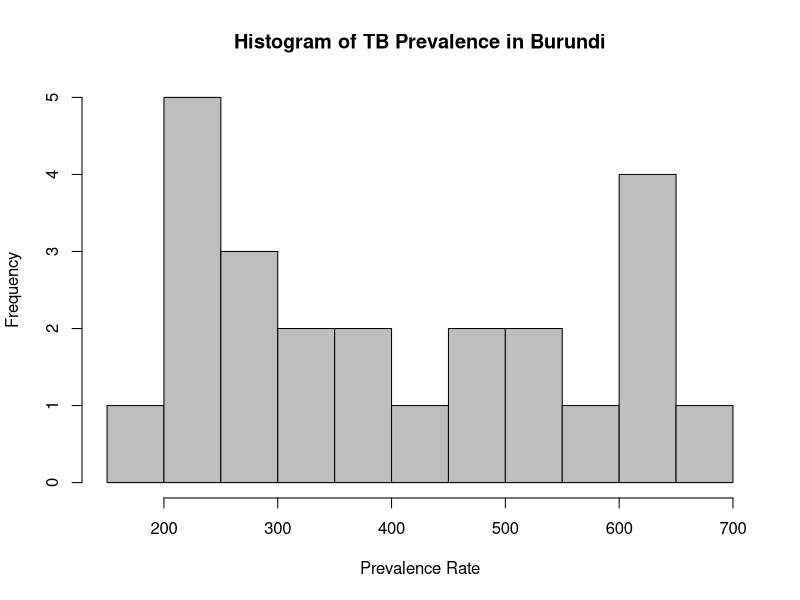
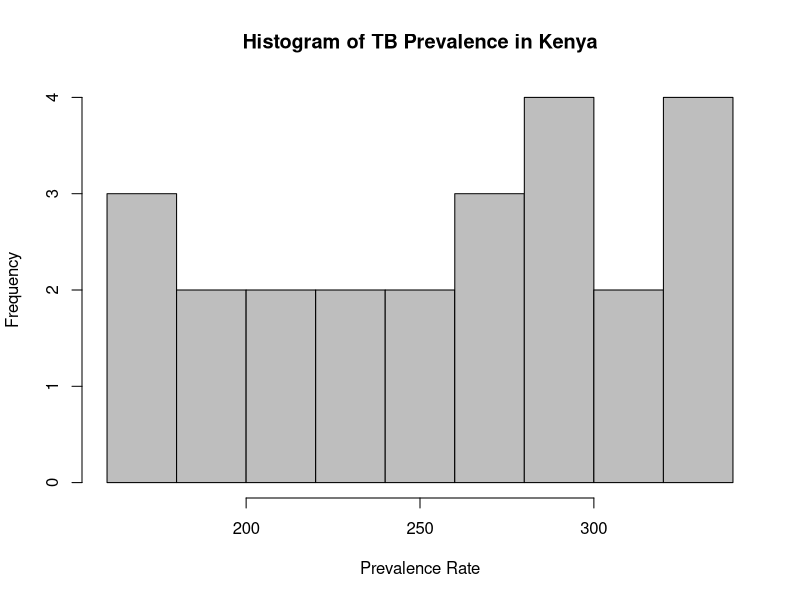
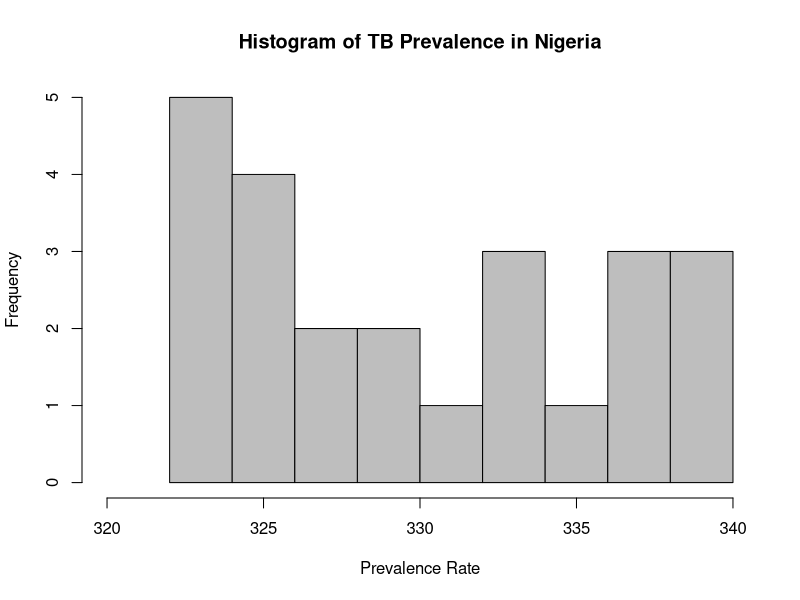
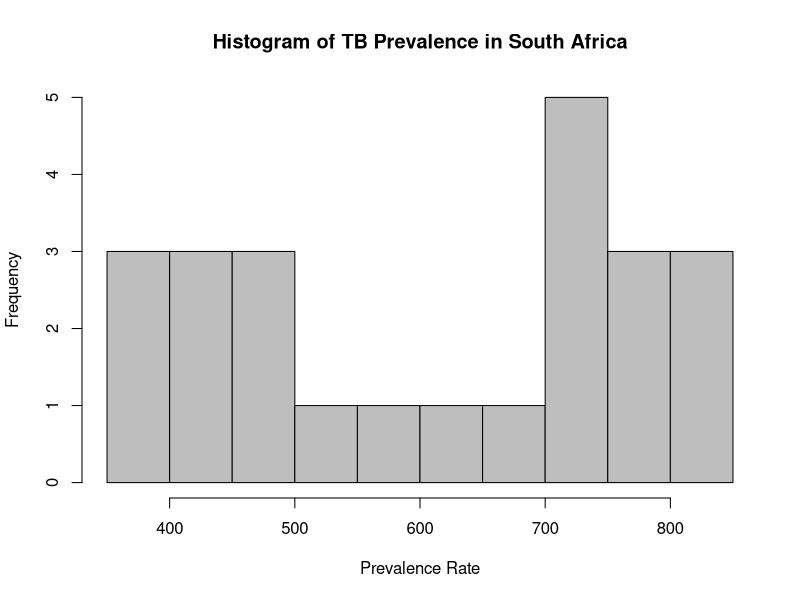
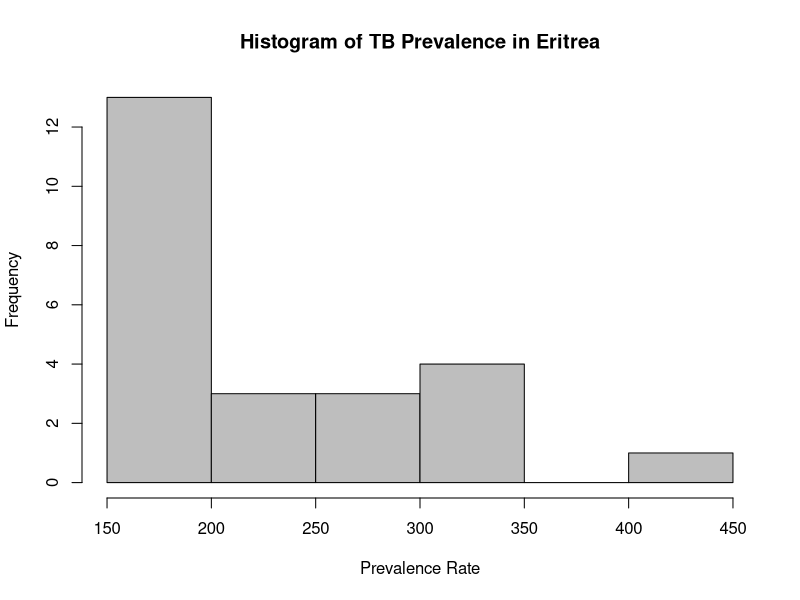
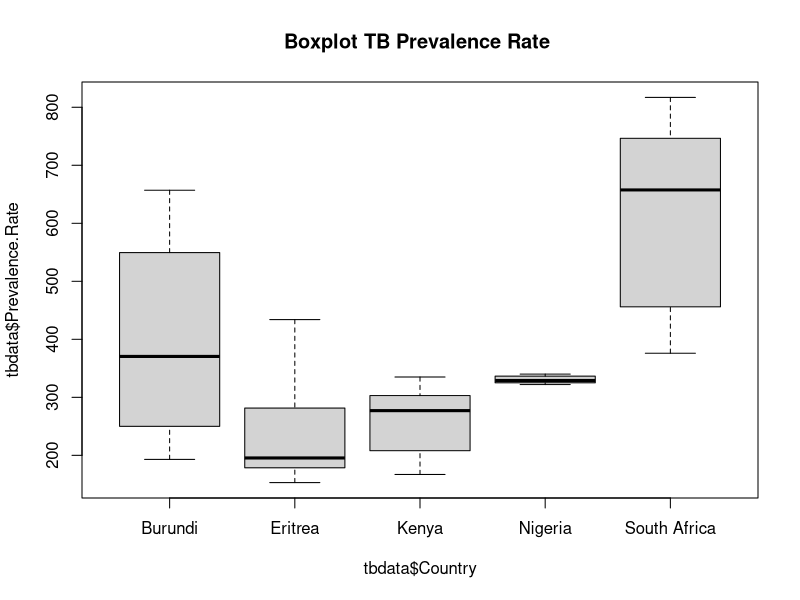
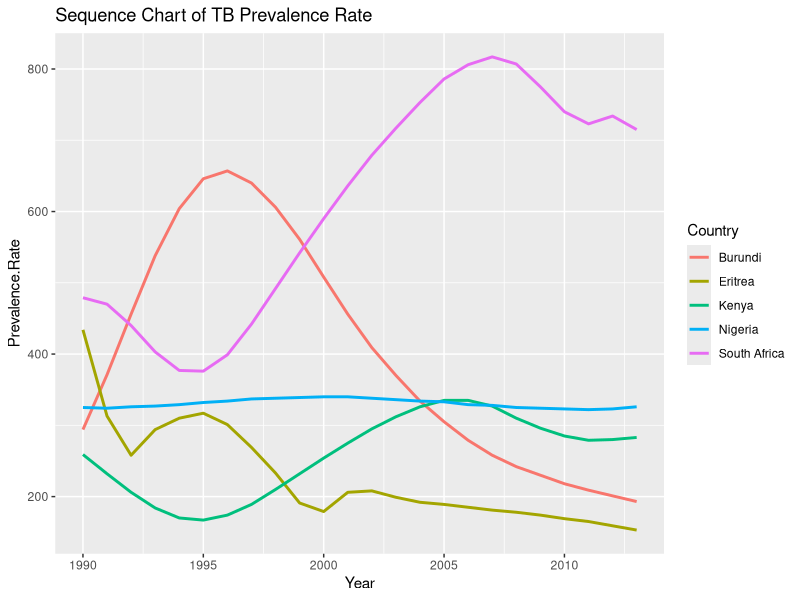
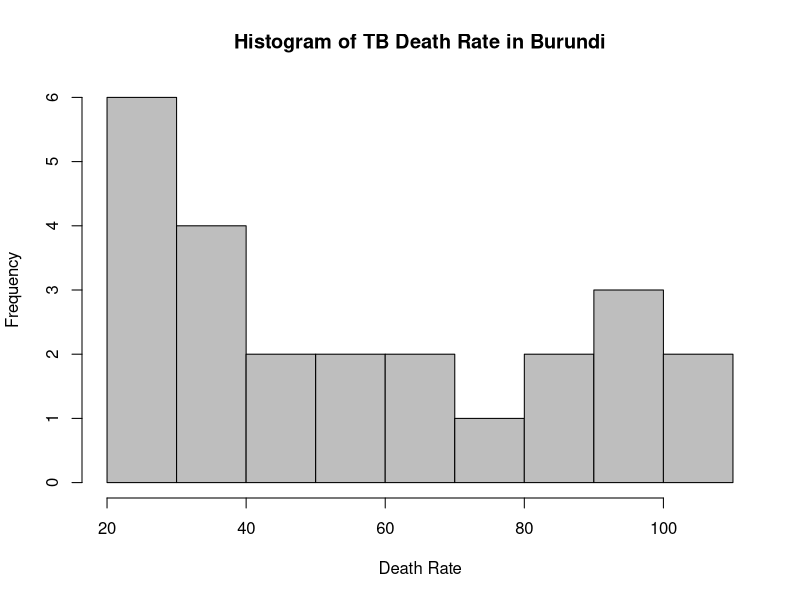

Generate these figures, in order, with R:
## ---- chunk 1
library(ggplot2)
library(forecast)
library(tseries)
## ---- chunk 2
tbdata<- read.csv("tbdata.csv")
## ---- chunk 3
str(tbdata)
head(tbdata)
tail(tbdata)
summary(tbdata)
## ---- chunk 4
hist(tbdata$Prevalence.Rate[tbdata$Country=="Burundi"], col = "grey", xlab = "Prevalence Rate", main = "Histogram of TB Prevalence in Burundi", breaks = 10)
hist(tbdata$Prevalence.Rate[tbdata$Country=="Kenya"], col = "grey", xlab = "Prevalence Rate", main = "Histogram of TB Prevalence in Kenya", breaks = 10)
hist(tbdata$Prevalence.Rate[tbdata$Country=="Nigeria"], col = "grey", xlab = "Prevalence Rate", main = "Histogram of TB Prevalence in Nigeria", breaks = 10, xlim = c(320,340))
hist(tbdata$Prevalence.Rate[tbdata$Country=="South Africa"], col = "grey", xlab = "Prevalence Rate", main = "Histogram of TB Prevalence in South Africa", breaks = 10)
hist(tbdata$Prevalence.Rate[tbdata$Country=="Eritrea"], col = "grey", xlab = "Prevalence Rate", main = "Histogram of TB Prevalence in Eritrea", breaks = 10)
boxplot(tbdata$Prevalence.Rate~tbdata$Country, main = "Boxplot TB Prevalence Rate ")
ggplot(data=tbdata,aes(x=Year, y=Prevalence.Rate, colour=Country)) +geom_line(size = 1)+ labs(title="Sequence Chart of TB Prevalence Rate")
# ggplot(data=tbdata, aes(Prevalence.Rate[Country=="Burundi"])) + 
#   geom_histogram(col="red",fill="green",alpha = .2) + labs(title="Histogram for Prevalence Rate in Burundi") + labs(x="Prevalence Rate", y="Frequency")
## ---- chunk 5
hist(tbdata$Death.Rate[tbdata$Country=="Burundi"], col = "grey", xlab = "Death Rate", main = "Histogram of TB Death Rate in Burundi", breaks = 10)
hist(tbdata$Death.Rate[tbdata$Country=="Kenya"], col = "grey", xlab = "Death Rate", main = "Histogram of TB Death Rate in Kenya", breaks = 9)
hist(tbdata$Death.Rate[tbdata$Country=="Nigeria"], col = "grey", xlab = "Death Rate", main = "Histogram of TB Death Rate in Nigeria", breaks = 10)
hist(tbdata$Death.Rate[tbdata$Country=="South Africa"], col = "grey", xlab = "Death Rate", main = "Histogram of TB Death Rate in South Africa", breaks = 10)
hist(tbdata$Death.Rate[tbdata$Country=="Eritrea"], col = "grey", xlab = "Death Rate", main = "Histogram of TB Death Rate in Eritrea", breaks = 10)
boxplot(tbdata$Death.Rate~tbdata$Country,main = "Boxplot TB Death Rate ")
ggplot(data=tbdata,aes(x=Year, y=Death.Rate, colour=Country)) +geom_line(size = 1)+labs(title= "Sequence Chart of TB Death Rate")
## ---- chunk 6
hist(tbdata$Incidence.Rate[tbdata$Country=="Burundi"], col = "grey", xlab = "Incidence Rate", main = "Histogram of TB Incidence Rate in Burundi", breaks = 10)
hist(tbdata$Incidence.Rate[tbdata$Country=="Kenya"], col = "grey", xlab = "Incidence Rate", main = "Histogram of TB Incidence Rate in Kenya", breaks = 9)
hist(tbdata$Incidence.Rate[tbdata$Country=="Nigeria"], col = "grey", xlab = "Incidence Rate", main = "Histogram of TB Incidence Rate in Nigeria", breaks = 10)
hist(tbdata$Incidence.Rate[tbdata$Country=="South Africa"], col = "grey", xlab = "Incidence Rate", main = "Histogram of TB Incidence Rate in South Africa", breaks = 10)
hist(tbdata$Incidence.Rate[tbdata$Country=="Eritrea"], col = "grey", xlab = "Incidence Rate", main = "Histogram of TB Incidence Rate in Eritrea", breaks = 10)
boxplot(tbdata$Incidence.Rate~tbdata$Country, main = "Boxplot TB Incidence Rate ")
ggplot(data=tbdata,aes(x=Year, y=Incidence.Rate, colour=Country)) +geom_line(size = 1)+labs(title= "Sequence Chart of TB Incidence Rate")
## ---- chunk 7
hist(tbdata$Detection.Rate[tbdata$Country=="Burundi"], col = "grey", xlab = "Detection Rate", main = "Histogram of TB Detection Rate in Burundi", breaks = 10)
hist(tbdata$Detection.Rate[tbdata$Country=="Kenya"], col = "grey", xlab = "Detection Rate", main = "Histogram of TB Detection Rate in Kenya", breaks = 15)
hist(tbdata$Detection.Rate[tbdata$Country=="Nigeria"], col = "grey", xlab = "Detection Rate", main = "Histogram of TB Detection Rate in Nigeria", breaks = 15)
hist(tbdata$Detection.Rate[tbdata$Country=="South Africa"], col = "grey", xlab = "Detection Rate", main = "Histogram of TB Detection Rate in South Africa", breaks = 15)
hist(tbdata$Detection.Rate[tbdata$Country=="Eritrea"], col = "grey", xlab = "Detection Rate", main = "Histogram of TB Incidence Rate in Eritrea")
boxplot(tbdata$Detection.Rate~tbdata$Country,main = "Boxplot TB Detection Rate ")
ggplot(data=tbdata,aes(x=Year, y=Detection.Rate, colour=Country)) +geom_line(size = 1)+labs(title= "Sequence Chart of TB Detection Rate")
## ---- chunk 8
hist(tbdata$Success.Rate[tbdata$Country=="Burundi"], col = "grey", xlab = "Success Rate", main = "Histogram of TB Success Rate in Burundi", breaks = 10)
hist(tbdata$Success.Rate[tbdata$Country=="Kenya"], col = "grey", xlab = "Success Rate", main = "Histogram of TB Success Rate in Kenya", breaks = 10)
hist(tbdata$Success.Rate[tbdata$Country=="Nigeria"], col = "grey", xlab = "Success Rate", main = "Histogram of TB Success Rate in Nigeria", breaks = 10)
# hist(tbdata$Detection.Rate[tbdata$Country=="South Africa"], col = "grey", xlab = "Detection Rate", main = "Histogram of TB Detection Rate in South Africa", breaks = 15)
hist(tbdata$Success.Rate[tbdata$Country=="Eritrea"], col = "grey", xlab = "Success Rate", main = "Histogram of TB Success Rate in Eritrea", breaks = 10)
boxplot(tbdata$Success.Rate~tbdata$Country,main = "Boxplot TB Success Rate ")
ggplot(data=tbdata,aes(x=Year, y=Success.Rate, colour=Country)) +geom_line(size = 1)+labs(title= "Sequence Chart of TB Success Rate")
